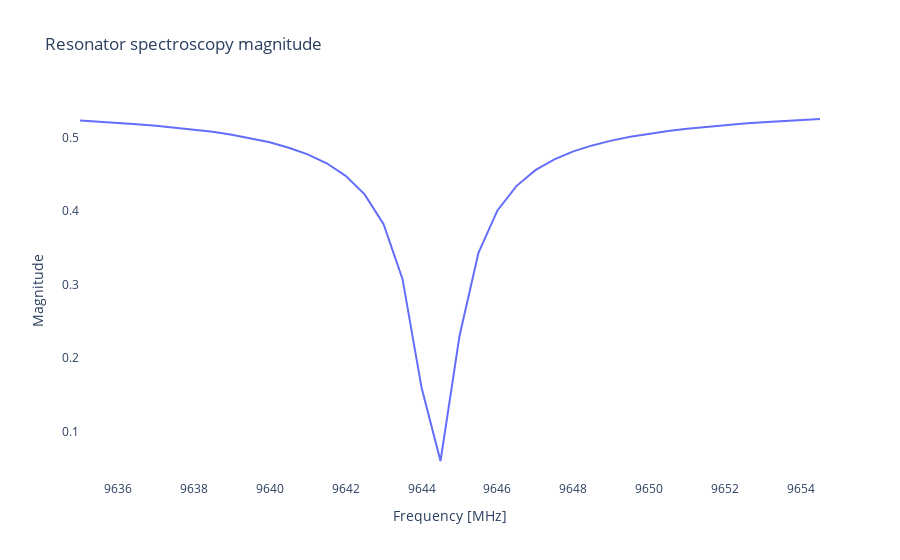
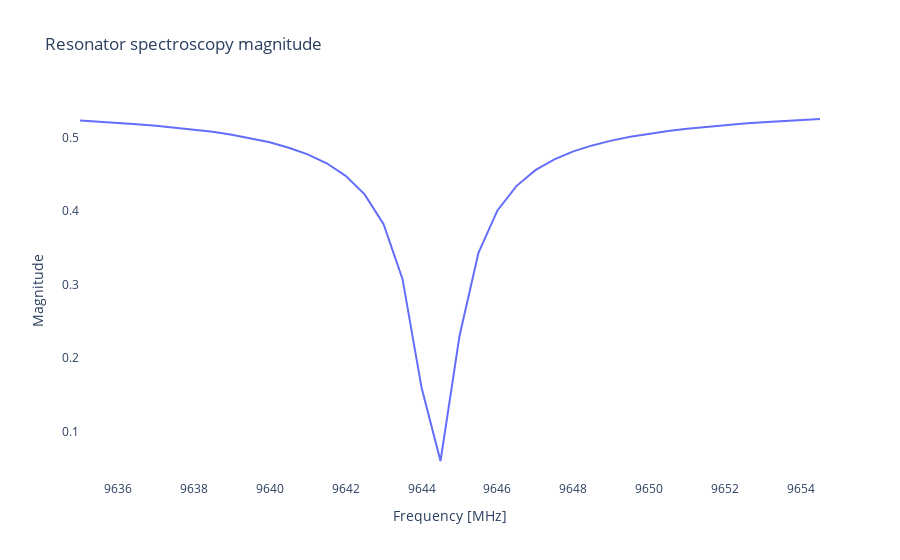
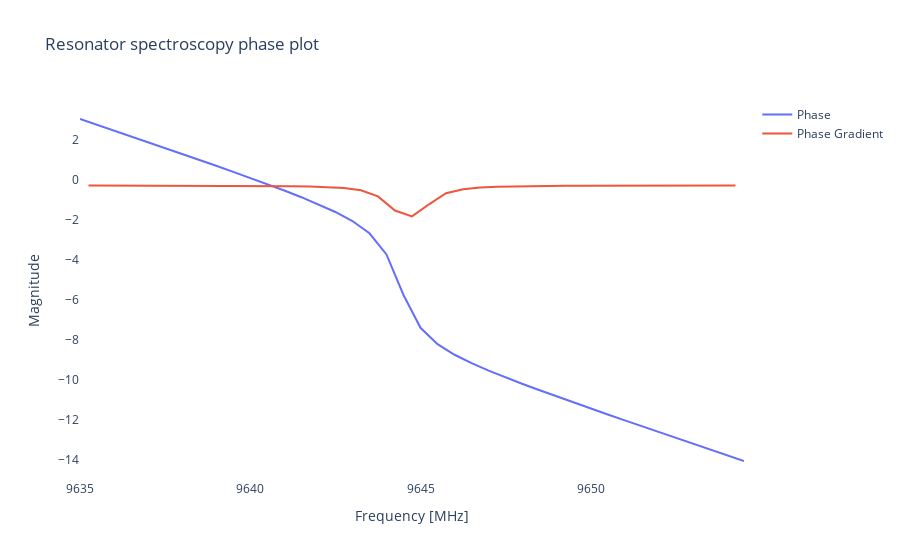
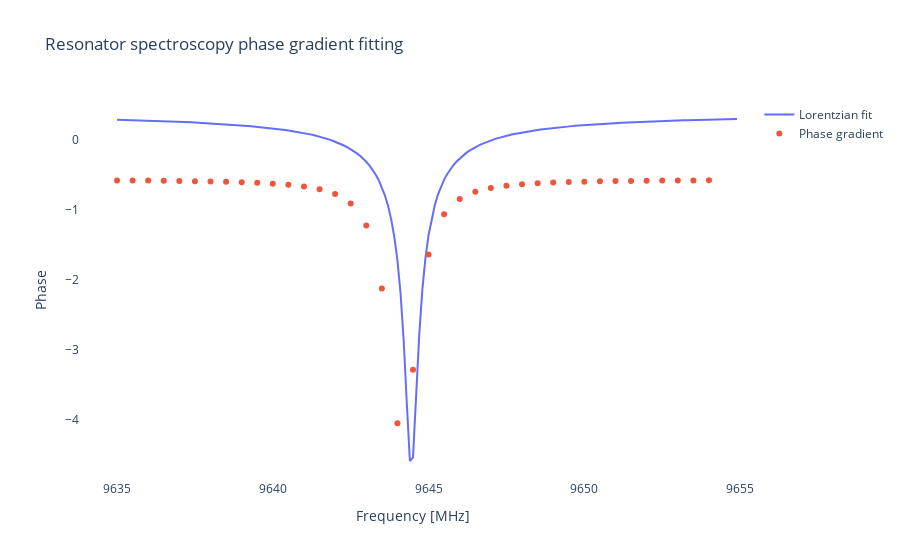

Notebook code cell kept with these figures, in order:
### Markdown cell above
# Resonators Spectroscopy

### Code cell
dut = duts_dict['Q1']                                # device under test (qubit and resonator pair)
mprim = dut.get_measurement_prim_intlist(0)         # resonator measurement params
c1 = dut.get_c1('f01')                              # qubit pulse collection

ResonatorSweepTransmissionWithExtraInitialLPB(dut,
            start = 9645-10,
            stop  = 9645+10,
            step = 0.5,
            num_avs = 10000,
            rep_rate = 0.0,
            mp_width = 8,
            amp=0.03
)
